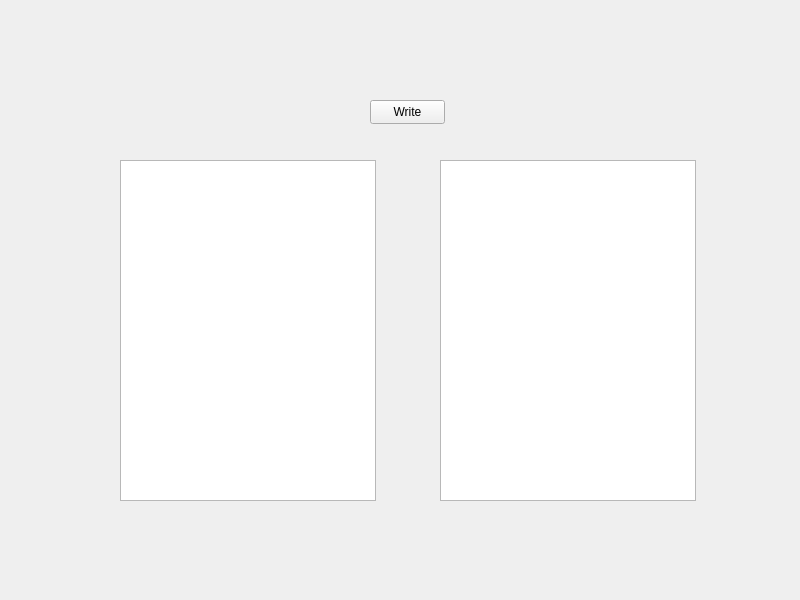
<?xml version="1.0" encoding="UTF-8"?>
<ui version="4.0">
 <class>MainWindow</class>
 <widget class="QMainWindow" name="MainWindow">
  <property name="geometry">
   <rect>
    <x>0</x>
    <y>0</y>
    <width>800</width>
    <height>600</height>
   </rect>
  </property>
  <property name="windowTitle">
   <string>MainWindow</string>
  </property>
  <widget class="QWidget" name="centralwidget">
   <widget class="QPushButton" name="buttonWrite">
    <property name="geometry">
     <rect>
      <x>370</x>
      <y>100</y>
      <width>75</width>
      <height>24</height>
     </rect>
    </property>
    <property name="text">
     <string>Write</string>
    </property>
   </widget>
   <widget class="QListWidget" name="arrangedNumbers">
    <property name="geometry">
     <rect>
      <x>440</x>
      <y>160</y>
      <width>256</width>
      <height>341</height>
     </rect>
    </property>
   </widget>
   <widget class="QListWidget" name="randomNumbers">
    <property name="geometry">
     <rect>
      <x>120</x>
      <y>160</y>
      <width>256</width>
      <height>341</height>
     </rect>
    </property>
   </widget>
  </widget>
 </widget>
 <resources/>
 <connections/>
</ui>
